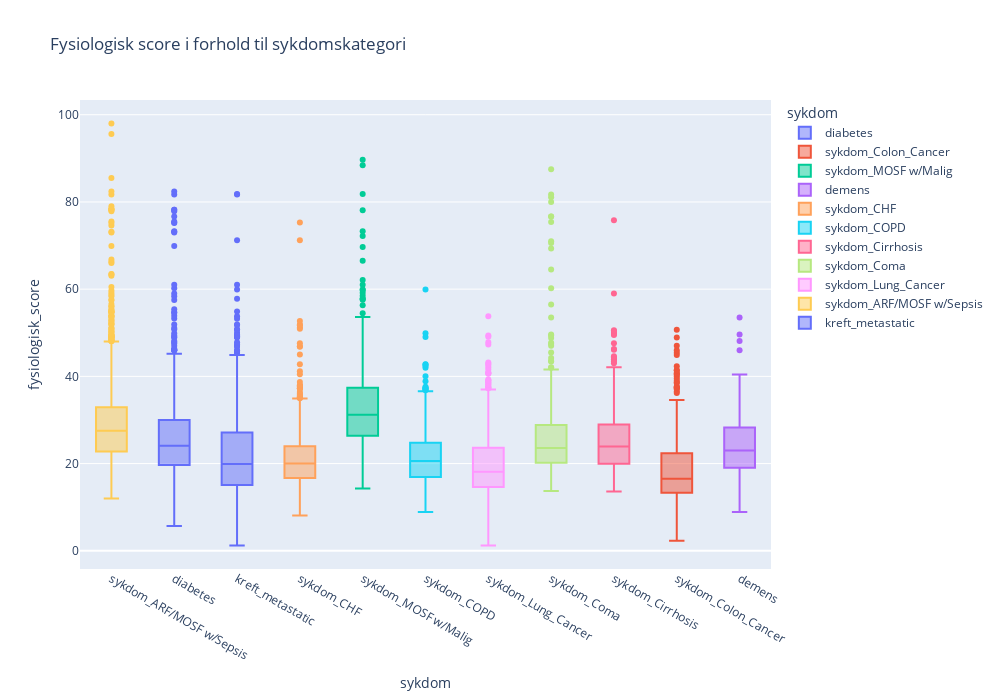

Write notebook code for a chart like this one.
### Markdown cell above
#### 3.3.2 Fysiologisk score for hver sykdomskategori

### Code cell
disease_cols = { 
       'kreft_metastatic', 'kreft_yes', 'sykdom_ARF/MOSF w/Sepsis',
       'sykdom_CHF', 'sykdom_COPD', 'sykdom_Cirrhosis', 'sykdom_Colon_Cancer',
       'sykdom_Coma', 'sykdom_Lung_Cancer', 'sykdom_MOSF w/Malig', 'diabetes', 
       'demens'
}
disease_cols = [col for col in disease_cols if col in train_df.columns]

disease_melted = pd.melt(train_df, 
                         id_vars=['fysiologisk_score'], 
                         value_vars=disease_cols,
                         var_name='sykdom',
                         value_name='har_sykdom'
)
disease_melted = disease_melted[disease_melted['har_sykdom'] == True]

fig = px.box(disease_melted, 
             x='sykdom', 
             y='fysiologisk_score',
             color='sykdom',
             title='Fysiologisk score i forhold til sykdomskategori',
             labels={'Fysiologisk score': 'Fysiologisk score', 'sykdom':'sykdom'},
             width=1000,
             height=700
)
fig.update_layout(xaxis={'categoryorder':'total descending'})

### Figure 1 — Plotly figure (JSON) as saved in the notebook; plotly's stock layout.template omitted (floating-point values rounded to 4 significant figures; data arrays with more than 128 entries replaced by an {"elided": "..."} marker saying what was removed)
{"data": [{"alignmentgroup": "True", "hovertemplate": "sykdom=%{x}<br>fysiologisk_score=%{y}<extra></extra>", "legendgroup": "diabetes", "marker": {"color": "#636efa"}, "name": "diabetes", "notched": false, "offsetgroup": "diabetes", "orientation": "v", "showlegend": true, "type": "box", "x": {"elided": "1077 str values"}, "x0": " ", "xaxis": "x", "y": {"elided": "1077 float values"}, "y0": " ", "yaxis": "y"}, {"alignmentgroup": "True", "hovertemplate": "sykdom=%{x}<br>fysiologisk_score=%{y}<extra></extra>", "legendgroup": "sykdom_Colon_Cancer", "marker": {"color": "#EF553B"}, "name": "sykdom_Colon_Cancer", "notched": false, "offsetgroup": "sykdom_Colon_Cancer", "orientation": "v", "showlegend": true, "type": "box", "x": {"elided": "292 str values"}, "x0": " ", "xaxis": "x", "y": {"elided": "292 float values"}, "y0": " ", "yaxis": "y"}, {"alignmentgroup": "True", "hovertemplate": "sykdom=%{x}<br>fysiologisk_score=%{y}<extra></extra>", "legendgroup": "sykdom_MOSF w/Malig", "marker": {"color": "#00cc96"}, "name": "sykdom_MOSF w/Malig", "notched": false, "offsetgroup": "sykdom_MOSF w/Malig", "orientation": "v", "showlegend": true, "type": "box", "x": {"elided": "436 str values"}, "x0": " ", "xaxis": "x", "y": {"elided": "436 float values"}, "y0": " ", "yaxis": "y"}, {"alignmentgroup": "True", "hovertemplate": "sykdom=%{x}<br>fysiologisk_score=%{y}<extra></extra>", "legendgroup": "demens", "marker": {"color": "#ab63fa"}, "name": "demens", "notched": false, "offsetgroup": "demens", "orientation": "v", "showlegend": true, "type": "box", "x": {"elided": "187 str values"}, "x0": " ", "xaxis": "x", "y": {"elided": "187 float values"}, "y0": " ", "yaxis": "y"}, {"alignmentgroup": "True", "hovertemplate": "sykdom=%{x}<br>fysiologisk_score=%{y}<extra></extra>", "legendgroup": "sykdom_CHF", "marker": {"color": "#FFA15A"}, "name": "sykdom_CHF", "notched": false, "offsetgroup": "sykdom_CHF", "orientation": "v", "showlegend": true, "type": "box", "x": {"elided": "799 str values"}, "x0": " ", "xaxis": "x", "y": {"elided": "799 float values"}, "y0": " ", "yaxis": "y"}, {"alignmentgroup": "True", "hovertemplate": "sykdom=%{x}<br>fysiologisk_score=%{y}<extra></extra>", "legendgroup": "sykdom_COPD", "marker": {"color": "#19d3f3"}, "name": "sykdom_COPD", "notched": false, "offsetgroup": "sykdom_COPD", "orientation": "v", "showlegend": true, "type": "box", "x": {"elided": "571 str values"}, "x0": " ", "xaxis": "x", "y": {"elided": "571 float values"}, "y0": " ", "yaxis": "y"}, {"alignmentgroup": "True", "hovertemplate": "sykdom=%{x}<br>fysiologisk_score=%{y}<extra></extra>", "legendgroup": "sykdom_Cirrhosis", "marker": {"color": "#FF6692"}, "name": "sykdom_Cirrhosis", "notched": false, "offsetgroup": "sykdom_Cirrhosis", "orientation": "v", "showlegend": true, "type": "box", "x": {"elided": "285 str values"}, "x0": " ", "xaxis": "x", "y": {"elided": "285 float values"}, "y0": " ", "yaxis": "y"}, {"alignmentgroup": "True", "hovertemplate": "sykdom=%{x}<br>fysiologisk_score=%{y}<extra></extra>", "legendgroup": "sykdom_Coma", "marker": {"color": "#B6E880"}, "name": "sykdom_Coma", "notched": false, "offsetgroup": "sykdom_Coma", "orientation": "v", "showlegend": true, "type": "box", "x": {"elided": "373 str values"}, "x0": " ", "xaxis": "x", "y": {"elided": "373 float values"}, "y0": " ", "yaxis": "y"}, {"alignmentgroup": "True", "hovertemplate": "sykdom=%{x}<br>fysiologisk_score=%{y}<extra></extra>", "legendgroup": "sykdom_Lung_Cancer", "marker": {"color": "#FF97FF"}, "name": "sykdom_Lung_Cancer", "notched": false, "offsetgroup": "sykdom_Lung_Cancer", "orientation": "v", "showlegend": true, "type": "box", "x": {"elided": "557 str values"}, "x0": " ", "xaxis": "x", "y": {"elided": "557 float values"}, "y0": " ", "yaxis": "y"}, {"alignmentgroup": "True", "hovertemplate": "sykdom=%{x}<br>fysiologisk_score=%{y}<extra></extra>", "legendgroup": "sykdom_ARF/MOSF w/Sepsis", "marker": {"color": "#FECB52"}, "name": "sykdom_ARF/MOSF w/Sepsis", "notched": false, "offsetgroup": "sykdom_ARF/MOSF w/Sepsis", "orientation": "v", "showlegend": true, "type": "box", "x": {"elided": "2100 str values"}, "x0": " ", "xaxis": "x", "y": {"elided": "2100 float values"}, "y0": " ", "yaxis": "y"}, {"alignmentgroup": "True", "hovertemplate": "sykdom=%{x}<br>fysiologisk_score=%{y}<extra></extra>", "legendgroup": "kreft_metastatic", "marker": {"color": "#636efa"}, "name": "kreft_metastatic", "notched": false, "offsetgroup": "kreft_metastatic", "orientation": "v", "showlegend": true, "type": "box", "x": {"elided": "1113 str values"}, "x0": " ", "xaxis": "x", "y": {"elided": "1113 float values"}, "y0": " ", "yaxis": "y"}], "layout": {"boxmode": "overlay", "height": 700, "legend": {"title": {"text": "sykdom"}, "tracegroupgap": 0}, "title": {"text": "Fysiologisk score i forhold til sykdomskategori"}, "width": 1000, "xaxis": {"anchor": "y", "categoryarray": ["diabetes", "sykdom_Colon_Cancer", "sykdom_MOSF w/Malig", "demens", "sykdom_CHF", "sykdom_COPD", "sykdom_Cirrhosis", "sykdom_Coma", "sykdom_Lung_Cancer", "sykdom_ARF/MOSF w/Sepsis", "kreft_metastatic"], "categoryorder": "total descending", "domain": [0, 1], "title": {"text": "sykdom"}}, "yaxis": {"anchor": "x", "domain": [0, 1], "title": {"text": "fysiologisk_score"}}}}
